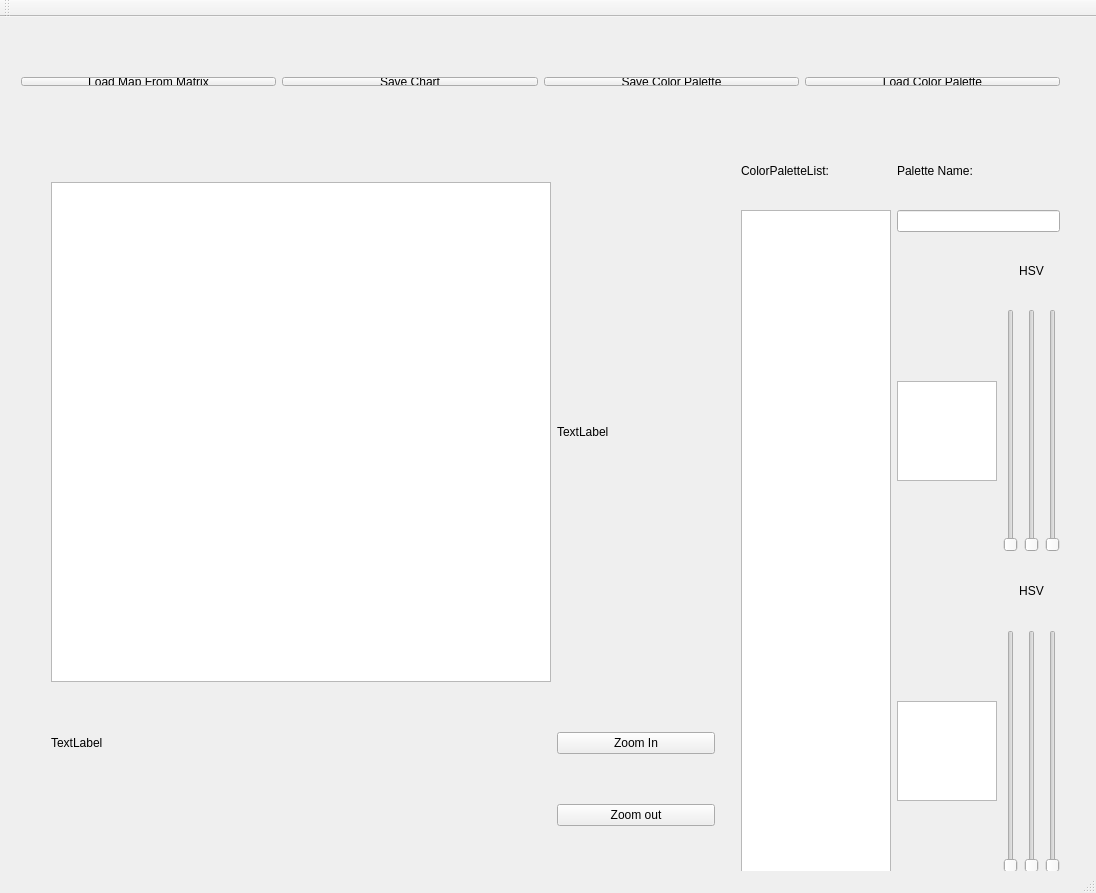
<?xml version="1.0" encoding="UTF-8"?>
<ui version="4.0">
 <class>MainWindow</class>
 <widget class="QMainWindow" name="MainWindow">
  <property name="geometry">
   <rect>
    <x>0</x>
    <y>0</y>
    <width>1096</width>
    <height>893</height>
   </rect>
  </property>
  <property name="sizePolicy">
   <sizepolicy hsizetype="Fixed" vsizetype="Fixed">
    <horstretch>0</horstretch>
    <verstretch>0</verstretch>
   </sizepolicy>
  </property>
  <property name="minimumSize">
   <size>
    <width>50</width>
    <height>50</height>
   </size>
  </property>
  <property name="baseSize">
   <size>
    <width>50</width>
    <height>50</height>
   </size>
  </property>
  <property name="windowTitle">
   <string>MainWindow</string>
  </property>
  <widget class="QWidget" name="centralWidget">
   <widget class="QWidget" name="horizontalLayoutWidget">
    <property name="geometry">
     <rect>
      <x>10</x>
      <y>49</y>
      <width>1061</width>
      <height>31</height>
     </rect>
    </property>
    <layout class="QHBoxLayout" name="horizontalLayout">
     <item>
      <widget class="QPushButton" name="loadFileButton">
       <property name="text">
        <string>Load Map From Matrix</string>
       </property>
      </widget>
     </item>
     <item>
      <widget class="QPushButton" name="saveChartButton">
       <property name="text">
        <string>Save Chart</string>
       </property>
      </widget>
     </item>
     <item>
      <widget class="QPushButton" name="savePaletteButton">
       <property name="text">
        <string>Save Color Palette</string>
       </property>
      </widget>
     </item>
     <item>
      <widget class="QPushButton" name="loadPaletteButton">
       <property name="text">
        <string>Load Color Palette</string>
       </property>
      </widget>
     </item>
    </layout>
   </widget>
   <widget class="QWidget" name="horizontalLayoutWidget_2">
    <property name="geometry">
     <rect>
      <x>20</x>
      <y>110</y>
      <width>1051</width>
      <height>757</height>
     </rect>
    </property>
    <layout class="QHBoxLayout" name="horizontalLayout_2">
     <item>
      <spacer name="verticalSpacer">
       <property name="orientation">
        <enum>Qt::Vertical</enum>
       </property>
       <property name="sizeHint" stdset="0">
        <size>
         <width>20</width>
         <height>40</height>
        </size>
       </property>
      </spacer>
     </item>
     <item>
      <layout class="QGridLayout" name="gridLayout">
       <item row="0" column="1">
        <widget class="QGraphicsView" name="mapGraphicView">
         <property name="minimumSize">
          <size>
           <width>500</width>
           <height>500</height>
          </size>
         </property>
         <property name="maximumSize">
          <size>
           <width>500</width>
           <height>500</height>
          </size>
         </property>
         <property name="baseSize">
          <size>
           <width>500</width>
           <height>500</height>
          </size>
         </property>
        </widget>
       </item>
       <item row="2" column="2">
        <widget class="QPushButton" name="zooOutButton">
         <property name="text">
          <string>Zoom out</string>
         </property>
        </widget>
       </item>
       <item row="1" column="2">
        <widget class="QPushButton" name="zoomInButton">
         <property name="text">
          <string>Zoom In</string>
         </property>
        </widget>
       </item>
       <item row="1" column="1">
        <widget class="QLabel" name="axisXLabel">
         <property name="text">
          <string>TextLabel</string>
         </property>
        </widget>
       </item>
       <item row="0" column="2">
        <widget class="QLabel" name="axisYLabel">
         <property name="text">
          <string>TextLabel</string>
         </property>
        </widget>
       </item>
      </layout>
     </item>
     <item>
      <spacer name="verticalSpacer_2">
       <property name="orientation">
        <enum>Qt::Vertical</enum>
       </property>
       <property name="sizeHint" stdset="0">
        <size>
         <width>20</width>
         <height>40</height>
        </size>
       </property>
      </spacer>
     </item>
     <item>
      <layout class="QGridLayout" name="gridLayout_2">
       <item row="2" column="2" colspan="3">
        <widget class="QLabel" name="label_3">
         <property name="text">
          <string>HSV</string>
         </property>
         <property name="alignment">
          <set>Qt::AlignCenter</set>
         </property>
        </widget>
       </item>
       <item row="7" column="4" rowspan="3">
        <widget class="QSlider" name="valueMinSlider">
         <property name="orientation">
          <enum>Qt::Vertical</enum>
         </property>
        </widget>
       </item>
       <item row="6" column="2" colspan="3">
        <widget class="QLabel" name="label_4">
         <property name="text">
          <string>HSV</string>
         </property>
         <property name="alignment">
          <set>Qt::AlignCenter</set>
         </property>
        </widget>
       </item>
       <item row="8" column="1">
        <widget class="QGraphicsView" name="lowerColorDisplay">
         <property name="sizePolicy">
          <sizepolicy hsizetype="Minimum" vsizetype="Minimum">
           <horstretch>0</horstretch>
           <verstretch>0</verstretch>
          </sizepolicy>
         </property>
         <property name="minimumSize">
          <size>
           <width>50</width>
           <height>50</height>
          </size>
         </property>
         <property name="maximumSize">
          <size>
           <width>100</width>
           <height>100</height>
          </size>
         </property>
         <property name="verticalScrollBarPolicy">
          <enum>Qt::ScrollBarAlwaysOff</enum>
         </property>
         <property name="horizontalScrollBarPolicy">
          <enum>Qt::ScrollBarAlwaysOff</enum>
         </property>
        </widget>
       </item>
       <item row="9" column="1">
        <widget class="QLabel" name="minValueLabel">
         <property name="text">
          <string/>
         </property>
        </widget>
       </item>
       <item row="7" column="3" rowspan="3">
        <widget class="QSlider" name="saturationMinSlider">
         <property name="orientation">
          <enum>Qt::Vertical</enum>
         </property>
        </widget>
       </item>
       <item row="7" column="2" rowspan="3">
        <widget class="QSlider" name="hueMinSlider">
         <property name="orientation">
          <enum>Qt::Vertical</enum>
         </property>
        </widget>
       </item>
       <item row="3" column="2" rowspan="3">
        <widget class="QSlider" name="hueMaxSlider">
         <property name="orientation">
          <enum>Qt::Vertical</enum>
         </property>
        </widget>
       </item>
       <item row="0" column="0">
        <widget class="QLabel" name="label_2">
         <property name="text">
          <string>ColorPaletteList:</string>
         </property>
        </widget>
       </item>
       <item row="3" column="4" rowspan="3">
        <widget class="QSlider" name="valueMaxSlider">
         <property name="orientation">
          <enum>Qt::Vertical</enum>
         </property>
        </widget>
       </item>
       <item row="4" column="1">
        <widget class="QGraphicsView" name="upperColorDisplay">
         <property name="maximumSize">
          <size>
           <width>100</width>
           <height>100</height>
          </size>
         </property>
         <property name="layoutDirection">
          <enum>Qt::LeftToRight</enum>
         </property>
         <property name="verticalScrollBarPolicy">
          <enum>Qt::ScrollBarAlwaysOff</enum>
         </property>
         <property name="horizontalScrollBarPolicy">
          <enum>Qt::ScrollBarAlwaysOff</enum>
         </property>
        </widget>
       </item>
       <item row="3" column="3" rowspan="3">
        <widget class="QSlider" name="saturationMaxSlider">
         <property name="orientation">
          <enum>Qt::Vertical</enum>
         </property>
        </widget>
       </item>
       <item row="1" column="1" colspan="4">
        <widget class="QLineEdit" name="paletteNameTextEdit"/>
       </item>
       <item row="3" column="1">
        <widget class="QLabel" name="maxValueLabel">
         <property name="text">
          <string/>
         </property>
        </widget>
       </item>
       <item row="1" column="0" rowspan="9">
        <widget class="QListView" name="paletteListView">
         <property name="sizePolicy">
          <sizepolicy hsizetype="MinimumExpanding" vsizetype="MinimumExpanding">
           <horstretch>0</horstretch>
           <verstretch>0</verstretch>
          </sizepolicy>
         </property>
         <property name="maximumSize">
          <size>
           <width>150</width>
           <height>16777215</height>
          </size>
         </property>
        </widget>
       </item>
       <item row="0" column="1" colspan="4">
        <widget class="QLabel" name="label">
         <property name="text">
          <string>Palette Name:</string>
         </property>
        </widget>
       </item>
      </layout>
     </item>
    </layout>
   </widget>
  </widget>
  <widget class="QMenuBar" name="menuBar">
   <property name="geometry">
    <rect>
     <x>0</x>
     <y>0</y>
     <width>1096</width>
     <height>22</height>
    </rect>
   </property>
  </widget>
  <widget class="QToolBar" name="mainToolBar">
   <attribute name="toolBarArea">
    <enum>TopToolBarArea</enum>
   </attribute>
   <attribute name="toolBarBreak">
    <bool>false</bool>
   </attribute>
  </widget>
  <widget class="QStatusBar" name="statusBar"/>
 </widget>
 <layoutdefault spacing="6" margin="11"/>
 <resources/>
 <connections/>
</ui>
